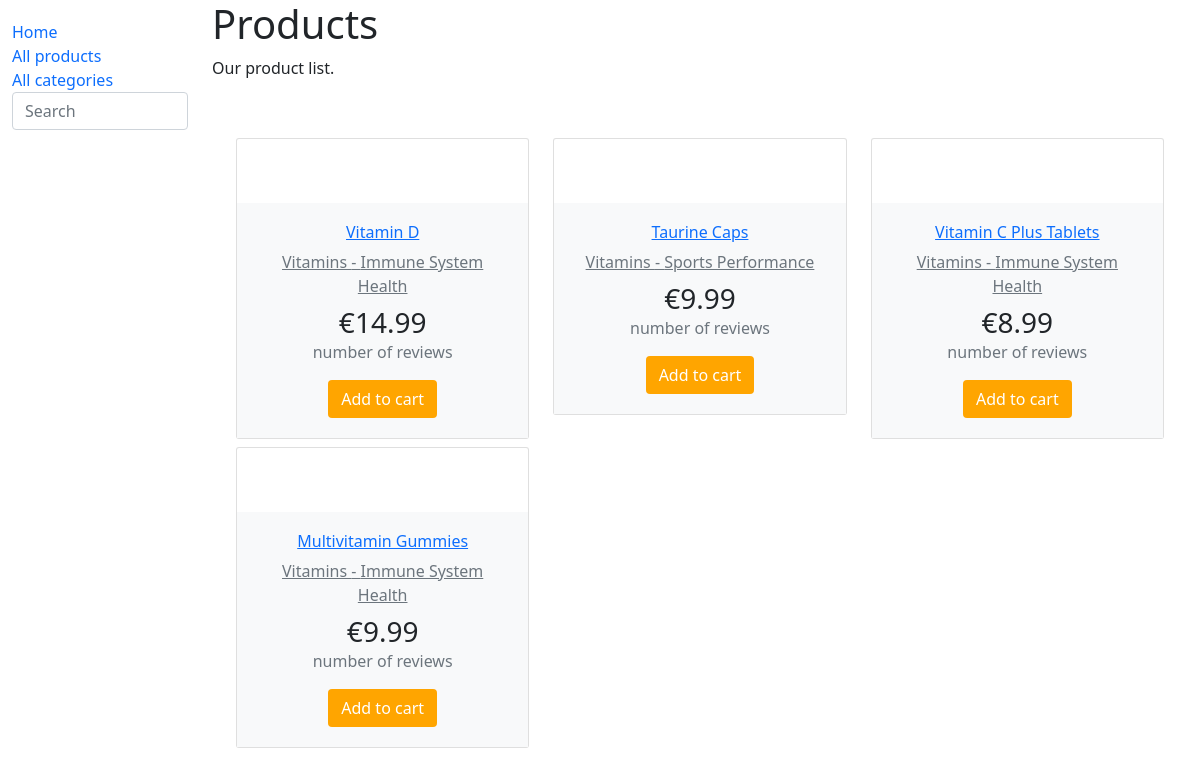
The page /eshop/products/ on the database its author committed.
### eshop/models.py (models this page shows, shortened)
class Product(models.Model):
    name = models.CharField('Name', max_length=200)
    unique_id = models.CharField('Unique id', max_length=100, blank=True, unique=True, default=uuid.uuid4)  # bandyti padaryt unikalu id jei neiseis istrynt
    category = models.ForeignKey('Category', on_delete=models.SET_NULL, null=True)
    sub_category = models.ForeignKey('SubCategory', on_delete=models.SET_NULL, null=True)
    description = models.TextField('Description', max_length=1000, help_text='Short description of the product')
    price = models.FloatField('Price', help_text='Price of the product')
    picture = models.ImageField('Picture', upload_to='pictures', null=True)

class Category(models.Model):
    name = models.CharField('Name', max_length=200)
    def __str__(self):
        return f"{self.name}"
    class Meta:
        verbose_name = 'Category'
        verbose_name_plural = 'Categories'

class SubCategory(models.Model):
    name = models.CharField('Name', max_length=200)
    category = models.ForeignKey('Category', on_delete=models.SET_NULL, null=True)
    def __str__(self):
        return f"{self.name}"
    class Meta:
        verbose_name = 'Sub category'
        verbose_name_plural = 'Sub categories'

### eshop/views.py (the view)
# urls.py: path('products/', views.products, name='products'),
def products(request):
    paginator = Paginator(Product.objects.all(), 6)
    page_number = request.GET.get('page')
    paged_products = paginator.get_page(page_number)
    context = {
        'products': paged_products
    }
    return render(request, 'products.html', context=context)

### eshop/templates/products.html (shortened to what this page needs)
{% extends "base.html" %}
{% load static %}
{% block content %}
  <h1>Products</h1>
  <p>Our product list.</p>
    <div class="container d-flex justify-content-center mt-50 mb-50">
        <div class="row">
            {% for p in products %}
                 <div class="col-md-4 mt-2">
                    <div class="card">
                        <div class="card-body">
                            {% if p.picture %}
                                <div class="card-img-actions"> <img src="{{ p.picture.url }}" class="card-img img-fluid" height="350" alt=""></div>
                            {% else %}
                                <div class="card-img-actions"> <img src="{% static 'img/no-image.png' %}" class="card-img img-fluid" height="350" alt=""></div>
                            {% endif %}
                        </div>
                        <div class="card-body bg-light text-center">
                            <div class="mb-2">
                                <h6 class="font-weight-semibold mb-2"> <a href="{{ p.id }}" class="text-default mb-2" data-abc="true">{{ p.name }}</a> </h6> <a href="#" class="text-muted" data-abc="true">{{ p.category }} - {{ p.sub_category }}</a>
                            </div>
                            <h3 class="mb-0 font-weight-semibold">€{{ p.price }}</h3>
                            <div class="text-muted mb-3">number of reviews</div> <button type="button" class="btn bg-cart"> Add to cart</button>
                        </div>
                    </div>
                 </div>
            {% endfor %}
        </div>
    </div>
{% endblock %}

### eshop/static/css/styles.css (style rules this page uses)
.mt-50 { margin-top: 50px; }
.mb-50 { margin-bottom: 50px; }
.card { position: relative; display: -ms-flexbox; display: flex; -ms-flex-direction: column; flex-direction: column; min-width: 0; word-wrap: break-word; background-color: #fff; background-clip: border-box; border: 1px solid rgba(0, 0, 0, .125); border-radius: .1875rem; }
.card-img-actions { position: relative; }
.card-body { -ms-flex: 1 1 auto; flex: 1 1 auto; padding: 1.25rem; text-align: center; }
.bg-cart { background-color: orange; color: #fff; }

### rows shown on the page
Product: name "Vitamin D", category "Vitamins", sub_category "Immune System Health", price "14.99"
Product: name "Taurine Caps", category "Vitamins", sub_category "Sports Performance", price "9.99"
Product: name "Vitamin C Plus Tablets", category "Vitamins", sub_category "Immune System Health", price "8.99"
Product: name "Multivitamin Gummies", category "Vitamins", sub_category "Immune System Health", price "9.99"
